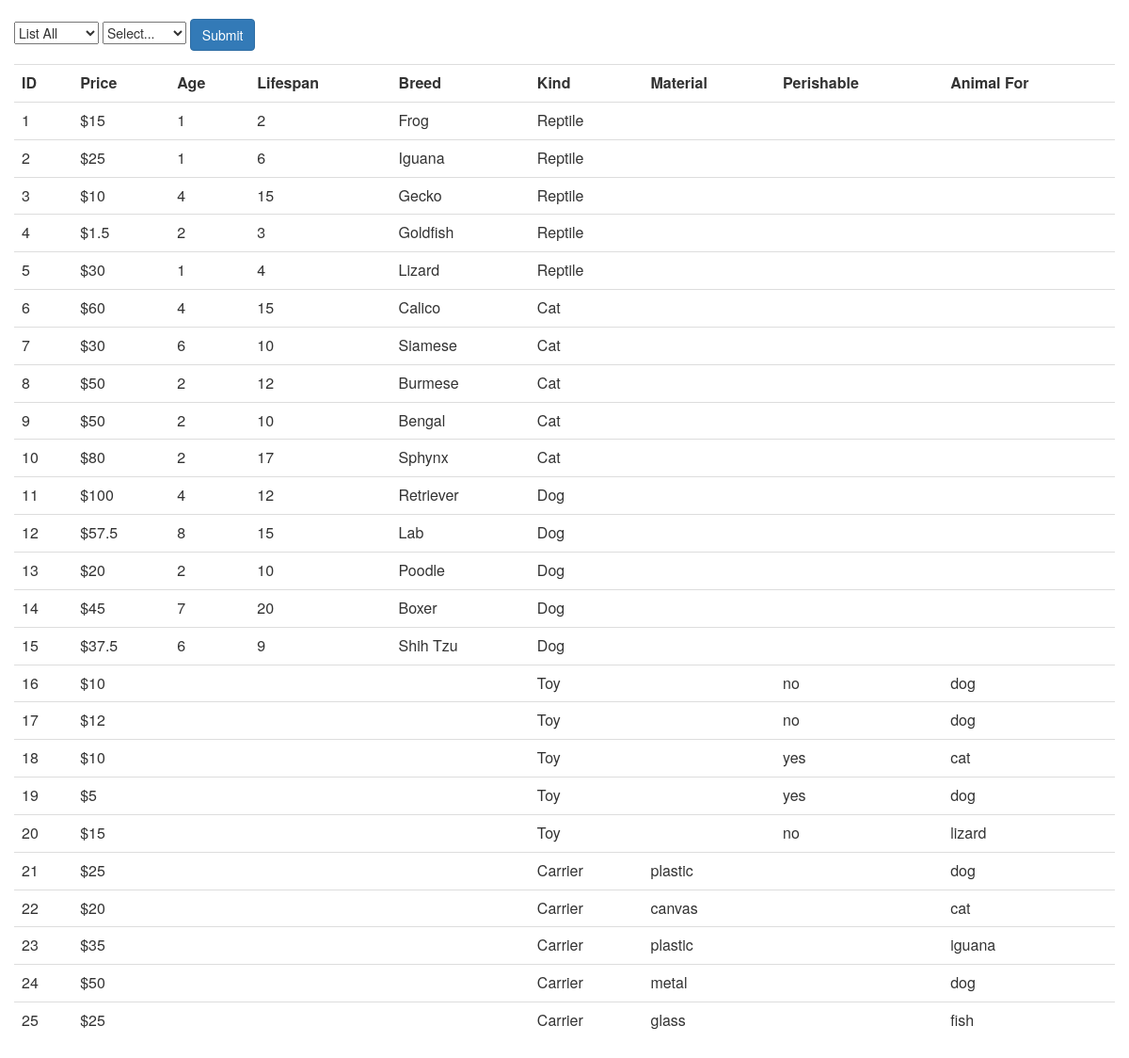
The app's page /, older data.
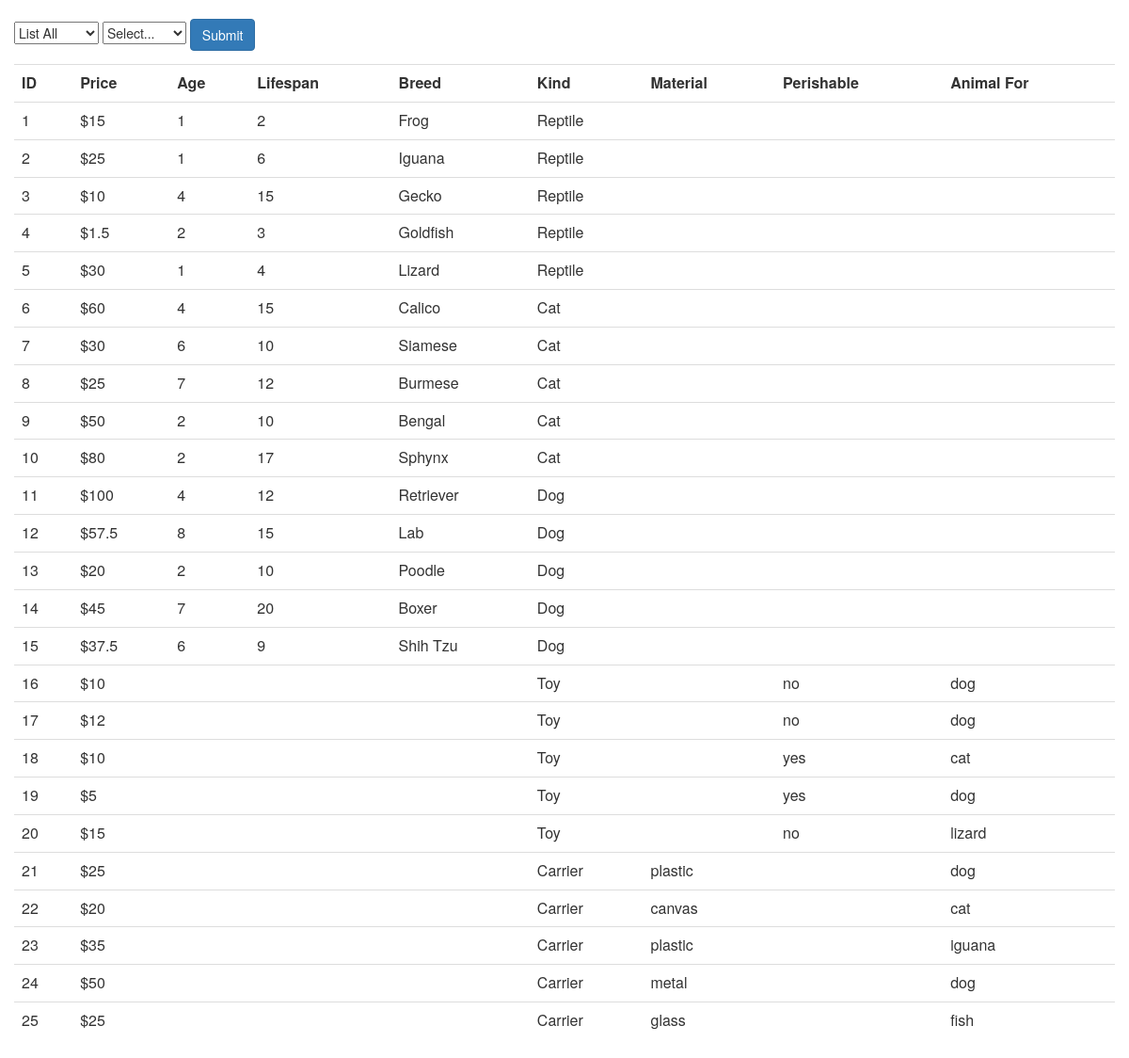
The same page, newer data.
### tables this page shows
CREATE TABLE Inventory (
                    p_id INTEGER PRIMARY KEY AUTOINCREMENT,
                    price REAL NOT NULL,
                    age INTEGER,
                    lifespan INTEGER,
                    breed TEXT,
                    color TEXT,
                    kind TEXT,

                    perishable TEXT,
                    animal_for TEXT,
                    material TEXT
                    );

### helperFunctions.php (the view, shortened to what this page needs)
<?php
function orderBy($order,$direction)
{
    $db = new PDO('sqlite:testDB.sqlite3');
    $stmt = "SELECT * FROM Inventory WHERE ". $order . " IS NOT NULL ORDER BY " . $order . " " .$direction;
    $result = $db->query($stmt);
    echo "<table class='table'>";
    switch ($order)
    {
        case 'p_id':
        case 'price':
        case 'kind':
            echo "<tr><th>ID</th><th>Price</th><th>Age</th><th>Lifespan</th><th>Breed</th><th>Kind</th><th>Material</th><th>Perishable</th><th>Animal For</th></tr>";
            foreach($result as $row)
            {
                echo "<tr>";
                echo "<td>" . $row['p_id'] . "</td>";
                echo "<td>$" . $row['price'] . "</td>";
                echo "<td>" . $row['age'] . "</td>";
                echo "<td>" . $row['lifespan'] . "</td>";
                echo "<td>" . $row['breed'] . "</td>";
                echo "<td>" . $row['kind'] . "</td>";
                echo "<td>" . $row['material'] . "</td>";
                echo "<td>" . $row['perishable'] . "</td>";
                echo "<td>" . $row['animal_for'] . "</td>";
                echo "</tr>";
            }
            break;
    }
    echo "</table>";
    return $result;
};
?>

Row changes from the older to the newer data that the page shows:
changed inventory "Burmese": price "50" → "25"; age "2" → "7"
